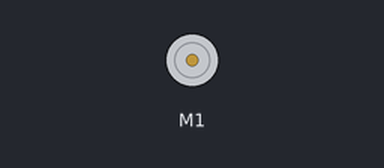
Recording of a sketch running on a simulated Arduino Uno, built with avr-gcc and run on an emulated ATmega328P. Parts: DC motor (green arrow = forward, orange = backward, longer = faster). What the sketch prints to the serial monitor is not drawn.

Above: at 2.5 s.
Timing chart, 0 to 20.1 s (numbered marks = the images above):
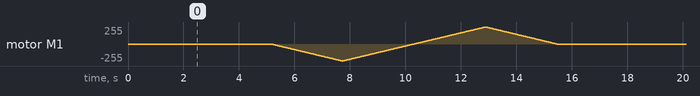

The sketch:

MotorTest.ino
```cpp
/*
This is a test sketch for the Adafruit assembled Motor Shield for Arduino v2
It won't work with v1.x motor shields! Only for the v2's with built in PWM
control

For use with the Adafruit Motor Shield v2
---->	http://www.adafruit.com/products/1438
*/

#include <Wire.h>
#include <Adafruit_MotorShield.h>

Adafruit_MotorShield motorShield = Adafruit_MotorShield();
Adafruit_DCMotor *myMotor = motorShield.getMotor(1);

int currentSpeed = 0;
int currentDirection = RELEASE;
int isIncreasingSpeed = 1;

void setup() {
  Serial.begin(9600); // set up Serial library at 9600 bps
  Serial.println("Motor test!");

  motorShield.begin(1000);
}

void loop() {
  changeSpeed();
  alternateDirection();
  motorLoop(currentDirection, currentSpeed);
  delay(10);
}

void motorLoop(int direction, int speed) {
  myMotor->run(direction);
  myMotor->setSpeed(speed);
}

// Obj: Set currentDirection variable
void alternateDirection() {
    // Read radio controls and apply to currentDirection;
    if (currentSpeed == 0) {
      if (currentDirection == RELEASE) {
        currentDirection = FORWARD;
      } else if (currentDirection == FORWARD) {
        currentDirection = BACKWARD;
      } else {
        currentDirection = RELEASE;
      }
    }
}

// Obj: Set currentSpeed variable
void changeSpeed() {
  // Read radio controls and apply to currentSpeed;
  if (isIncreasingSpeed) {
    // If speed is increasing
    if (currentSpeed < 255) {
      currentSpeed = currentSpeed + 1;
    } else {
      isIncreasingSpeed = 0;
    }
  } else {
    // If speed is decreasing
    if (currentSpeed > 0) {
      currentSpeed = currentSpeed - 1;
    } else {
      isIncreasingSpeed = 1;
    }
  }
}
```
